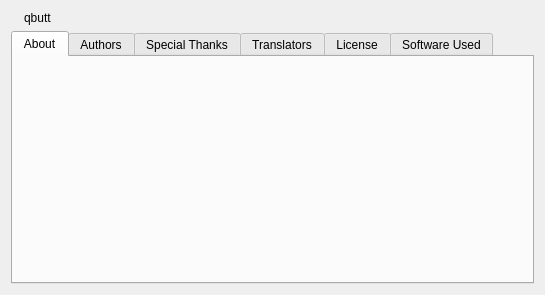
<?xml version="1.0" encoding="UTF-8"?>
<ui version="4.0">
 <author>Christophe Dumez</author>
 <class>AboutDialog</class>
 <widget class="QDialog" name="AboutDialog">
  <property name="geometry">
   <rect>
    <x>0</x>
    <y>0</y>
    <width>545</width>
    <height>295</height>
   </rect>
  </property>
  <property name="windowTitle">
   <string>About qbutt</string>
  </property>
  <layout class="QVBoxLayout" name="aboutDlgLayout">
   <item>
    <layout class="QHBoxLayout" name="titleHBoxLayout">
     <item>
      <widget class="QLabel" name="logo"/>
     </item>
     <item>
      <widget class="QLabel" name="labelName">
       <property name="text">
        <string notr="true">qbutt</string>
       </property>
       <property name="textInteractionFlags">
        <set>Qt::TextInteractionFlag::LinksAccessibleByMouse|Qt::TextInteractionFlag::TextSelectableByKeyboard|Qt::TextInteractionFlag::TextSelectableByMouse</set>
       </property>
      </widget>
     </item>
     <item>
      <spacer name="horizontalSpacer_6">
       <property name="orientation">
        <enum>Qt::Orientation::Horizontal</enum>
       </property>
       <property name="sizeHint" stdset="0">
        <size>
         <width>0</width>
         <height>0</height>
        </size>
       </property>
      </spacer>
     </item>
    </layout>
   </item>
   <item>
    <widget class="QTabWidget" name="tw_tabs">
     <property name="currentIndex">
      <number>0</number>
     </property>
     <widget class="QWidget" name="aboutTab">
      <attribute name="title">
       <string>About</string>
      </attribute>
      <layout class="QGridLayout" name="aboutTabLayout">
       <item row="0" column="0">
        <widget class="QLabel" name="labelMascot"/>
       </item>
       <item row="0" column="1">
        <widget class="QLabel" name="labelAbout">
         <property name="sizePolicy">
          <sizepolicy hsizetype="Expanding" vsizetype="Expanding">
           <horstretch>0</horstretch>
           <verstretch>0</verstretch>
          </sizepolicy>
         </property>
         <property name="textFormat">
          <enum>Qt::TextFormat::RichText</enum>
         </property>
         <property name="wordWrap">
          <bool>true</bool>
         </property>
         <property name="openExternalLinks">
          <bool>true</bool>
         </property>
         <property name="textInteractionFlags">
          <set>Qt::TextInteractionFlag::LinksAccessibleByKeyboard|Qt::TextInteractionFlag::LinksAccessibleByMouse</set>
         </property>
        </widget>
       </item>
      </layout>
     </widget>
     <widget class="QWidget" name="authorTab">
      <attribute name="title">
       <string>Authors</string>
      </attribute>
      <layout class="QVBoxLayout" name="authorTabLayout">
       <item>
        <widget class="QGroupBox" name="groupBox_2">
         <property name="title">
          <string>Current maintainer</string>
         </property>
         <layout class="QGridLayout" name="gridLayout_4">
          <item row="0" column="0">
           <widget class="QLabel" name="label_14">
            <property name="text">
             <string>Name:</string>
            </property>
           </widget>
          </item>
          <item row="0" column="1">
           <widget class="QLabel" name="label_17">
            <property name="text">
             <string notr="true">Sledgehammer999</string>
            </property>
           </widget>
          </item>
          <item row="1" column="0">
           <widget class="QLabel" name="label_15">
            <property name="text">
             <string>Nationality:</string>
            </property>
           </widget>
          </item>
          <item row="1" column="1">
           <widget class="QLabel" name="label_18">
            <property name="text">
             <string>Greece</string>
            </property>
           </widget>
          </item>
          <item row="2" column="0">
           <widget class="QLabel" name="label_16">
            <property name="text">
             <string>E-mail:</string>
            </property>
           </widget>
          </item>
          <item row="2" column="1">
           <widget class="QLabel" name="label_19">
            <property name="text">
             <string notr="true">&lt;a href=&quot;mailto:sledgehammer999@qbittorrent.org&quot;&gt;sledgehammer999@qbittorrent.org&lt;/a&gt;</string>
            </property>
            <property name="openExternalLinks">
             <bool>true</bool>
            </property>
            <property name="textInteractionFlags">
             <set>Qt::TextInteractionFlag::LinksAccessibleByMouse|Qt::TextInteractionFlag::TextSelectableByMouse</set>
            </property>
           </widget>
          </item>
          <item row="2" column="2">
           <spacer name="horizontalSpacer">
            <property name="orientation">
             <enum>Qt::Orientation::Horizontal</enum>
            </property>
            <property name="sizeHint" stdset="0">
             <size>
              <width>0</width>
              <height>0</height>
             </size>
            </property>
           </spacer>
          </item>
         </layout>
        </widget>
       </item>
       <item>
        <widget class="QGroupBox" name="groupBox">
         <property name="title">
          <string>Original author</string>
         </property>
         <layout class="QGridLayout" name="gridLayout_5">
          <item row="0" column="0">
           <widget class="QLabel" name="label_3">
            <property name="text">
             <string>Name:</string>
            </property>
           </widget>
          </item>
          <item row="0" column="1">
           <widget class="QLabel" name="label_2">
            <property name="text">
             <string notr="true">Christophe Dumez</string>
            </property>
           </widget>
          </item>
          <item row="1" column="0">
           <widget class="QLabel" name="label_4">
            <property name="text">
             <string>Nationality:</string>
            </property>
           </widget>
          </item>
          <item row="1" column="1">
           <widget class="QLabel" name="label_7">
            <property name="text">
             <string>France</string>
            </property>
           </widget>
          </item>
          <item row="2" column="0">
           <widget class="QLabel" name="label_5">
            <property name="text">
             <string>E-mail:</string>
            </property>
           </widget>
          </item>
          <item row="2" column="1">
           <widget class="QLabel" name="label_6">
            <property name="text">
             <string notr="true">&lt;a href=&quot;mailto:chris@qbittorrent.org&quot;&gt;chris@qbittorrent.org&lt;/a&gt;</string>
            </property>
            <property name="openExternalLinks">
             <bool>true</bool>
            </property>
            <property name="textInteractionFlags">
             <set>Qt::TextInteractionFlag::LinksAccessibleByMouse|Qt::TextInteractionFlag::TextSelectableByMouse</set>
            </property>
           </widget>
          </item>
          <item row="2" column="2">
           <spacer name="horizontalSpacer_2">
            <property name="orientation">
             <enum>Qt::Orientation::Horizontal</enum>
            </property>
            <property name="sizeHint" stdset="0">
             <size>
              <width>0</width>
              <height>0</height>
             </size>
            </property>
           </spacer>
          </item>
         </layout>
        </widget>
       </item>
       <item>
        <spacer name="verticalSpacer">
         <property name="orientation">
          <enum>Qt::Orientation::Vertical</enum>
         </property>
         <property name="sizeHint" stdset="0">
          <size>
           <width>0</width>
           <height>0</height>
          </size>
         </property>
        </spacer>
       </item>
      </layout>
     </widget>
     <widget class="QWidget" name="thanksTab">
      <attribute name="title">
       <string>Special Thanks</string>
      </attribute>
      <layout class="QVBoxLayout" name="thanksTabLayout">
       <property name="leftMargin">
        <number>0</number>
       </property>
       <property name="topMargin">
        <number>0</number>
       </property>
       <property name="rightMargin">
        <number>0</number>
       </property>
       <property name="bottomMargin">
        <number>0</number>
       </property>
       <item>
        <widget class="QTextBrowser" name="textBrowserThanks">
         <property name="openExternalLinks">
          <bool>true</bool>
         </property>
        </widget>
       </item>
      </layout>
     </widget>
     <widget class="QWidget" name="translationTab">
      <attribute name="title">
       <string>Translators</string>
      </attribute>
      <layout class="QVBoxLayout" name="translationTabLayout">
       <property name="leftMargin">
        <number>0</number>
       </property>
       <property name="topMargin">
        <number>0</number>
       </property>
       <property name="rightMargin">
        <number>0</number>
       </property>
       <property name="bottomMargin">
        <number>0</number>
       </property>
       <item>
        <widget class="QTextBrowser" name="textBrowserTranslation">
         <property name="lineWrapMode">
          <enum>QTextEdit::LineWrapMode::NoWrap</enum>
         </property>
         <property name="openExternalLinks">
          <bool>true</bool>
         </property>
        </widget>
       </item>
      </layout>
     </widget>
     <widget class="QWidget" name="licenseTab">
      <attribute name="title">
       <string>License</string>
      </attribute>
      <layout class="QVBoxLayout" name="licenseTabLayout">
       <property name="leftMargin">
        <number>0</number>
       </property>
       <property name="topMargin">
        <number>0</number>
       </property>
       <property name="rightMargin">
        <number>0</number>
       </property>
       <property name="bottomMargin">
        <number>0</number>
       </property>
       <item>
        <widget class="QTextBrowser" name="textBrowserLicense">
         <property name="openExternalLinks">
          <bool>true</bool>
         </property>
        </widget>
       </item>
      </layout>
     </widget>
     <widget class="QWidget" name="SoftwareUsedTab">
      <attribute name="title">
       <string>Software Used</string>
      </attribute>
      <layout class="QVBoxLayout" name="SoftwareUsedTabLayout">
       <item>
        <layout class="QHBoxLayout" name="horizontalLayout">
         <item>
          <widget class="QLabel" name="label">
           <property name="text">
            <string>Libraries:</string>
           </property>
          </widget>
         </item>
         <item>
          <spacer name="horizontalSpacer_5">
           <property name="orientation">
            <enum>Qt::Orientation::Horizontal</enum>
           </property>
           <property name="sizeHint" stdset="0">
            <size>
             <width>40</width>
             <height>20</height>
            </size>
           </property>
          </spacer>
         </item>
         <item>
          <widget class="QPushButton" name="btnCopyToClipboard">
           <property name="text">
            <string>Copy to clipboard</string>
           </property>
          </widget>
         </item>
        </layout>
       </item>
       <item>
        <widget class="Line" name="line_2">
         <property name="orientation">
          <enum>Qt::Orientation::Horizontal</enum>
         </property>
        </widget>
       </item>
       <item>
        <layout class="QGridLayout" name="gridLayout">
         <item row="0" column="1">
          <widget class="QLabel" name="labelQt">
           <property name="text">
            <string notr="true">Qt:</string>
           </property>
           <property name="alignment">
            <set>Qt::AlignmentFlag::AlignRight|Qt::AlignmentFlag::AlignTrailing|Qt::AlignmentFlag::AlignVCenter</set>
           </property>
           <property name="textInteractionFlags">
            <set>Qt::TextInteractionFlag::LinksAccessibleByMouse|Qt::TextInteractionFlag::TextSelectableByMouse</set>
           </property>
          </widget>
         </item>
         <item row="0" column="2">
          <widget class="QLabel" name="labelQtVer">
           <property name="textInteractionFlags">
            <set>Qt::TextInteractionFlag::LinksAccessibleByMouse|Qt::TextInteractionFlag::TextSelectableByMouse</set>
           </property>
          </widget>
         </item>
         <item row="1" column="0">
          <spacer name="horizontalSpacer_4">
           <property name="orientation">
            <enum>Qt::Orientation::Horizontal</enum>
           </property>
           <property name="sizeHint" stdset="0">
            <size>
             <width>0</width>
             <height>0</height>
            </size>
           </property>
          </spacer>
         </item>
         <item row="1" column="1">
          <widget class="QLabel" name="labelLibt">
           <property name="text">
            <string notr="true">Libtorrent:</string>
           </property>
           <property name="alignment">
            <set>Qt::AlignmentFlag::AlignRight|Qt::AlignmentFlag::AlignTrailing|Qt::AlignmentFlag::AlignVCenter</set>
           </property>
           <property name="textInteractionFlags">
            <set>Qt::TextInteractionFlag::LinksAccessibleByMouse|Qt::TextInteractionFlag::TextSelectableByMouse</set>
           </property>
          </widget>
         </item>
         <item row="1" column="2">
          <widget class="QLabel" name="labelLibtVer">
           <property name="textInteractionFlags">
            <set>Qt::TextInteractionFlag::LinksAccessibleByMouse|Qt::TextInteractionFlag::TextSelectableByMouse</set>
           </property>
          </widget>
         </item>
         <item row="1" column="3">
          <spacer name="horizontalSpacer_3">
           <property name="orientation">
            <enum>Qt::Orientation::Horizontal</enum>
           </property>
           <property name="sizeHint" stdset="0">
            <size>
             <width>0</width>
             <height>0</height>
            </size>
           </property>
          </spacer>
         </item>
         <item row="2" column="1">
          <widget class="QLabel" name="labelBoost">
           <property name="text">
            <string notr="true">Boost:</string>
           </property>
           <property name="alignment">
            <set>Qt::AlignmentFlag::AlignRight|Qt::AlignmentFlag::AlignTrailing|Qt::AlignmentFlag::AlignVCenter</set>
           </property>
           <property name="textInteractionFlags">
            <set>Qt::TextInteractionFlag::LinksAccessibleByMouse|Qt::TextInteractionFlag::TextSelectableByMouse</set>
           </property>
          </widget>
         </item>
         <item row="2" column="2">
          <widget class="QLabel" name="labelBoostVer">
           <property name="textInteractionFlags">
            <set>Qt::TextInteractionFlag::LinksAccessibleByMouse|Qt::TextInteractionFlag::TextSelectableByMouse</set>
           </property>
          </widget>
         </item>
         <item row="3" column="1">
          <widget class="QLabel" name="labelOpenssl">
           <property name="text">
            <string notr="true">OpenSSL:</string>
           </property>
           <property name="alignment">
            <set>Qt::AlignmentFlag::AlignRight|Qt::AlignmentFlag::AlignTrailing|Qt::AlignmentFlag::AlignVCenter</set>
           </property>
           <property name="textInteractionFlags">
            <set>Qt::TextInteractionFlag::LinksAccessibleByMouse|Qt::TextInteractionFlag::TextSelectableByMouse</set>
           </property>
          </widget>
         </item>
         <item row="3" column="2">
          <widget class="QLabel" name="labelOpensslVer">
           <property name="textInteractionFlags">
            <set>Qt::TextInteractionFlag::LinksAccessibleByMouse|Qt::TextInteractionFlag::TextSelectableByMouse</set>
           </property>
          </widget>
         </item>
         <item row="4" column="1">
          <widget class="QLabel" name="labelZlib">
           <property name="text">
            <string notr="true">zlib:</string>
           </property>
           <property name="alignment">
            <set>Qt::AlignmentFlag::AlignRight|Qt::AlignmentFlag::AlignTrailing|Qt::AlignmentFlag::AlignVCenter</set>
           </property>
           <property name="textInteractionFlags">
            <set>Qt::TextInteractionFlag::LinksAccessibleByMouse|Qt::TextInteractionFlag::TextSelectableByMouse</set>
           </property>
          </widget>
         </item>
         <item row="4" column="2">
          <widget class="QLabel" name="labelZlibVer">
           <property name="textInteractionFlags">
            <set>Qt::TextInteractionFlag::LinksAccessibleByMouse|Qt::TextInteractionFlag::TextSelectableByMouse</set>
           </property>
          </widget>
         </item>
        </layout>
       </item>
       <item>
        <widget class="Line" name="line">
         <property name="orientation">
          <enum>Qt::Orientation::Horizontal</enum>
         </property>
        </widget>
       </item>
       <item>
        <widget class="QLabel" name="labelDBIP">
         <property name="text">
          <string notr="true">DB-IP license text</string>
         </property>
         <property name="wordWrap">
          <bool>true</bool>
         </property>
         <property name="openExternalLinks">
          <bool>true</bool>
         </property>
         <property name="textInteractionFlags">
          <set>Qt::TextInteractionFlag::LinksAccessibleByKeyboard|Qt::TextInteractionFlag::LinksAccessibleByMouse</set>
         </property>
        </widget>
       </item>
       <item>
        <spacer name="verticalSpacer_2">
         <property name="orientation">
          <enum>Qt::Orientation::Vertical</enum>
         </property>
         <property name="sizeHint" stdset="0">
          <size>
           <width>0</width>
           <height>0</height>
          </size>
         </property>
        </spacer>
       </item>
      </layout>
     </widget>
    </widget>
   </item>
  </layout>
 </widget>
 <resources/>
 <connections/>
</ui>
